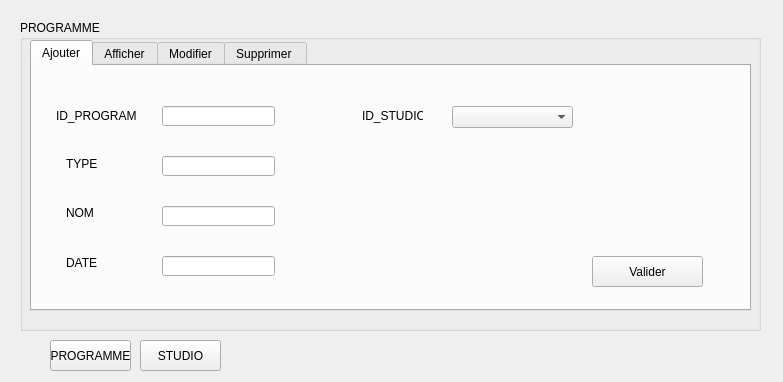
<?xml version="1.0" encoding="UTF-8"?>
<ui version="4.0">
 <class>logistic</class>
 <widget class="QDialog" name="logistic">
  <property name="geometry">
   <rect>
    <x>0</x>
    <y>0</y>
    <width>783</width>
    <height>382</height>
   </rect>
  </property>
  <property name="windowTitle">
   <string>Logistic</string>
  </property>
  <widget class="QStackedWidget" name="stackedWidget">
   <property name="geometry">
    <rect>
     <x>10</x>
     <y>10</y>
     <width>751</width>
     <height>321</height>
    </rect>
   </property>
   <property name="currentIndex">
    <number>1</number>
   </property>
   <widget class="QWidget" name="page">
    <widget class="QGroupBox" name="groupBox">
     <property name="geometry">
      <rect>
       <x>10</x>
       <y>10</y>
       <width>741</width>
       <height>301</height>
      </rect>
     </property>
     <property name="title">
      <string>Studio</string>
     </property>
     <widget class="QTabWidget" name="tabWidget_logistic">
      <property name="geometry">
       <rect>
        <x>20</x>
        <y>30</y>
        <width>701</width>
        <height>251</height>
       </rect>
      </property>
      <property name="currentIndex">
       <number>2</number>
      </property>
      <widget class="QWidget" name="tab">
       <attribute name="title">
        <string>Ajouter</string>
       </attribute>
       <widget class="QGroupBox" name="groupBox_5">
        <property name="geometry">
         <rect>
          <x>10</x>
          <y>10</y>
          <width>671</width>
          <height>201</height>
         </rect>
        </property>
        <property name="title">
         <string>Ajouter un Studio</string>
        </property>
        <widget class="QLabel" name="label_18">
         <property name="geometry">
          <rect>
           <x>40</x>
           <y>30</y>
           <width>61</width>
           <height>16</height>
          </rect>
         </property>
         <property name="text">
          <string>ID_STUDIO</string>
         </property>
        </widget>
        <widget class="QLabel" name="label_19">
         <property name="geometry">
          <rect>
           <x>40</x>
           <y>80</y>
           <width>51</width>
           <height>16</height>
          </rect>
         </property>
         <property name="text">
          <string>NOM</string>
         </property>
        </widget>
        <widget class="QLabel" name="label_20">
         <property name="geometry">
          <rect>
           <x>340</x>
           <y>70</y>
           <width>71</width>
           <height>16</height>
          </rect>
         </property>
         <property name="text">
          <string>DESCRIPTION</string>
         </property>
        </widget>
        <widget class="QLabel" name="label_21">
         <property name="geometry">
          <rect>
           <x>350</x>
           <y>30</y>
           <width>47</width>
           <height>13</height>
          </rect>
         </property>
         <property name="text">
          <string>NUMERO</string>
         </property>
        </widget>
        <widget class="QLineEdit" name="lineEdit_IDS">
         <property name="geometry">
          <rect>
           <x>130</x>
           <y>30</y>
           <width>113</width>
           <height>20</height>
          </rect>
         </property>
        </widget>
        <widget class="QLineEdit" name="lineEdit_nomst">
         <property name="geometry">
          <rect>
           <x>130</x>
           <y>80</y>
           <width>113</width>
           <height>20</height>
          </rect>
         </property>
        </widget>
        <widget class="QLineEdit" name="lineEdit_ST_numerost">
         <property name="geometry">
          <rect>
           <x>440</x>
           <y>30</y>
           <width>113</width>
           <height>20</height>
          </rect>
         </property>
        </widget>
        <widget class="QLineEdit" name="lineEdit_descriptionst">
         <property name="geometry">
          <rect>
           <x>440</x>
           <y>70</y>
           <width>113</width>
           <height>20</height>
          </rect>
         </property>
        </widget>
        <widget class="QPushButton" name="ajout_studio">
         <property name="geometry">
          <rect>
           <x>250</x>
           <y>140</y>
           <width>131</width>
           <height>31</height>
          </rect>
         </property>
         <property name="text">
          <string>Valider</string>
         </property>
        </widget>
       </widget>
      </widget>
      <widget class="QWidget" name="tab_2">
       <attribute name="title">
        <string>Afficher</string>
       </attribute>
       <widget class="QTableView" name="tableView_studio">
        <property name="geometry">
         <rect>
          <x>20</x>
          <y>30</y>
          <width>531</width>
          <height>192</height>
         </rect>
        </property>
       </widget>
       <widget class="QLabel" name="label_26">
        <property name="geometry">
         <rect>
          <x>310</x>
          <y>0</y>
          <width>41</width>
          <height>21</height>
         </rect>
        </property>
        <property name="text">
         <string>Trier par</string>
        </property>
       </widget>
       <widget class="QComboBox" name="comboBox_triStudio">
        <property name="geometry">
         <rect>
          <x>370</x>
          <y>0</y>
          <width>121</width>
          <height>22</height>
         </rect>
        </property>
       </widget>
       <widget class="QLabel" name="label_29">
        <property name="geometry">
         <rect>
          <x>590</x>
          <y>80</y>
          <width>71</width>
          <height>81</height>
         </rect>
        </property>
        <property name="text">
         <string/>
        </property>
        <property name="pixmap">
         <pixmap>../Load.png</pixmap>
        </property>
       </widget>
      </widget>
      <widget class="QWidget" name="tab_3">
       <attribute name="title">
        <string>Modifier</string>
       </attribute>
       <widget class="QGroupBox" name="groupBox_6">
        <property name="geometry">
         <rect>
          <x>10</x>
          <y>10</y>
          <width>681</width>
          <height>201</height>
         </rect>
        </property>
        <property name="title">
         <string>Modifier studio</string>
        </property>
        <widget class="QLabel" name="label_22">
         <property name="geometry">
          <rect>
           <x>50</x>
           <y>20</y>
           <width>61</width>
           <height>16</height>
          </rect>
         </property>
         <property name="text">
          <string>ID_STUDIO</string>
         </property>
        </widget>
        <widget class="QLabel" name="label_23">
         <property name="geometry">
          <rect>
           <x>50</x>
           <y>60</y>
           <width>51</width>
           <height>16</height>
          </rect>
         </property>
         <property name="text">
          <string>NOM</string>
         </property>
        </widget>
        <widget class="QLabel" name="label_24">
         <property name="geometry">
          <rect>
           <x>370</x>
           <y>60</y>
           <width>71</width>
           <height>16</height>
          </rect>
         </property>
         <property name="text">
          <string>DESCRIPTION</string>
         </property>
        </widget>
        <widget class="QLabel" name="label_25">
         <property name="geometry">
          <rect>
           <x>380</x>
           <y>20</y>
           <width>47</width>
           <height>13</height>
          </rect>
         </property>
         <property name="text">
          <string>NUMERO</string>
         </property>
        </widget>
        <widget class="QPushButton" name="modifier_studio">
         <property name="geometry">
          <rect>
           <x>234</x>
           <y>140</y>
           <width>131</width>
           <height>31</height>
          </rect>
         </property>
         <property name="text">
          <string>Modifier</string>
         </property>
        </widget>
        <widget class="QLineEdit" name="lineEdit_IDS_2">
         <property name="geometry">
          <rect>
           <x>140</x>
           <y>20</y>
           <width>113</width>
           <height>20</height>
          </rect>
         </property>
         <property name="readOnly">
          <bool>true</bool>
         </property>
        </widget>
        <widget class="QLineEdit" name="lineEdit_nomst_2">
         <property name="geometry">
          <rect>
           <x>140</x>
           <y>60</y>
           <width>113</width>
           <height>20</height>
          </rect>
         </property>
        </widget>
        <widget class="QLineEdit" name="lineEdit_ST_numerost_2">
         <property name="geometry">
          <rect>
           <x>480</x>
           <y>10</y>
           <width>113</width>
           <height>20</height>
          </rect>
         </property>
        </widget>
        <widget class="QLineEdit" name="lineEdit_descriptionst_2">
         <property name="geometry">
          <rect>
           <x>480</x>
           <y>60</y>
           <width>113</width>
           <height>20</height>
          </rect>
         </property>
        </widget>
       </widget>
      </widget>
      <widget class="QWidget" name="tab_4">
       <attribute name="title">
        <string>Supprimer </string>
       </attribute>
       <widget class="QGroupBox" name="groupBox_7">
        <property name="geometry">
         <rect>
          <x>20</x>
          <y>10</y>
          <width>651</width>
          <height>201</height>
         </rect>
        </property>
        <property name="title">
         <string/>
        </property>
        <widget class="QPushButton" name="supprimer_studio">
         <property name="geometry">
          <rect>
           <x>270</x>
           <y>130</y>
           <width>111</width>
           <height>31</height>
          </rect>
         </property>
         <property name="text">
          <string>Supprimer</string>
         </property>
        </widget>
        <widget class="QLabel" name="label_2">
         <property name="geometry">
          <rect>
           <x>140</x>
           <y>90</y>
           <width>101</width>
           <height>16</height>
          </rect>
         </property>
         <property name="text">
          <string>Identifiant du Studio</string>
         </property>
        </widget>
        <widget class="QLabel" name="label_28">
         <property name="geometry">
          <rect>
           <x>450</x>
           <y>40</y>
           <width>101</width>
           <height>91</height>
          </rect>
         </property>
         <property name="text">
          <string/>
         </property>
         <property name="pixmap">
          <pixmap>../delete1.png</pixmap>
         </property>
        </widget>
        <widget class="QComboBox" name="supprimer_studio_2">
         <property name="geometry">
          <rect>
           <x>250</x>
           <y>90</y>
           <width>151</width>
           <height>22</height>
          </rect>
         </property>
        </widget>
       </widget>
      </widget>
     </widget>
    </widget>
   </widget>
   <widget class="QWidget" name="page_2">
    <widget class="QGroupBox" name="groupBox_2">
     <property name="geometry">
      <rect>
       <x>10</x>
       <y>10</y>
       <width>741</width>
       <height>311</height>
      </rect>
     </property>
     <property name="title">
      <string>PROGRAMME</string>
     </property>
     <widget class="QTabWidget" name="tabWidget_programme">
      <property name="geometry">
       <rect>
        <x>10</x>
        <y>20</y>
        <width>721</width>
        <height>271</height>
       </rect>
      </property>
      <property name="currentIndex">
       <number>0</number>
      </property>
      <widget class="QWidget" name="tab_5">
       <attribute name="title">
        <string>Ajouter</string>
       </attribute>
       <widget class="QLabel" name="label_4">
        <property name="geometry">
         <rect>
          <x>34</x>
          <y>90</y>
          <width>61</width>
          <height>16</height>
         </rect>
        </property>
        <property name="text">
         <string>TYPE</string>
        </property>
       </widget>
       <widget class="QLabel" name="label_3">
        <property name="geometry">
         <rect>
          <x>24</x>
          <y>40</y>
          <width>81</width>
          <height>20</height>
         </rect>
        </property>
        <property name="text">
         <string>ID_PROGRAMME</string>
        </property>
       </widget>
       <widget class="QLabel" name="label_6">
        <property name="geometry">
         <rect>
          <x>34</x>
          <y>190</y>
          <width>47</width>
          <height>13</height>
         </rect>
        </property>
        <property name="text">
         <string>DATE</string>
        </property>
       </widget>
       <widget class="QLabel" name="label_5">
        <property name="geometry">
         <rect>
          <x>34</x>
          <y>140</y>
          <width>47</width>
          <height>13</height>
         </rect>
        </property>
        <property name="text">
         <string>NOM</string>
        </property>
       </widget>
       <widget class="QLabel" name="label_12">
        <property name="geometry">
         <rect>
          <x>330</x>
          <y>40</y>
          <width>61</width>
          <height>20</height>
         </rect>
        </property>
        <property name="text">
         <string>ID_STUDIO</string>
        </property>
       </widget>
       <widget class="QPushButton" name="ajouter_prog">
        <property name="geometry">
         <rect>
          <x>560</x>
          <y>190</y>
          <width>111</width>
          <height>31</height>
         </rect>
        </property>
        <property name="text">
         <string>Valider</string>
        </property>
       </widget>
       <widget class="QLineEdit" name="lineEdit_idprog">
        <property name="geometry">
         <rect>
          <x>130</x>
          <y>40</y>
          <width>113</width>
          <height>20</height>
         </rect>
        </property>
       </widget>
       <widget class="QLineEdit" name="lineEdit_typeprog">
        <property name="geometry">
         <rect>
          <x>130</x>
          <y>90</y>
          <width>113</width>
          <height>20</height>
         </rect>
        </property>
       </widget>
       <widget class="QLineEdit" name="lineEdit_nomprog">
        <property name="geometry">
         <rect>
          <x>130</x>
          <y>140</y>
          <width>113</width>
          <height>20</height>
         </rect>
        </property>
       </widget>
       <widget class="QLineEdit" name="lineEdit_dateprog">
        <property name="geometry">
         <rect>
          <x>130</x>
          <y>190</y>
          <width>113</width>
          <height>20</height>
         </rect>
        </property>
       </widget>
       <widget class="QComboBox" name="comboBox_idst">
        <property name="geometry">
         <rect>
          <x>420</x>
          <y>40</y>
          <width>121</width>
          <height>22</height>
         </rect>
        </property>
       </widget>
      </widget>
      <widget class="QWidget" name="tab_6">
       <attribute name="title">
        <string>Afficher</string>
       </attribute>
       <widget class="QTableView" name="tableView_prog">
        <property name="geometry">
         <rect>
          <x>20</x>
          <y>30</y>
          <width>531</width>
          <height>211</height>
         </rect>
        </property>
       </widget>
       <widget class="QLabel" name="label_31">
        <property name="geometry">
         <rect>
          <x>600</x>
          <y>70</y>
          <width>71</width>
          <height>81</height>
         </rect>
        </property>
        <property name="text">
         <string/>
        </property>
        <property name="pixmap">
         <pixmap>../Load.png</pixmap>
        </property>
       </widget>
       <widget class="QPushButton" name="PDF">
        <property name="geometry">
         <rect>
          <x>580</x>
          <y>192</y>
          <width>121</width>
          <height>31</height>
         </rect>
        </property>
        <property name="text">
         <string>PDF</string>
        </property>
       </widget>
       <widget class="QPushButton" name="afficher_prog">
        <property name="geometry">
         <rect>
          <x>580</x>
          <y>160</y>
          <width>121</width>
          <height>23</height>
         </rect>
        </property>
        <property name="text">
         <string>afficher</string>
        </property>
       </widget>
      </widget>
      <widget class="QWidget" name="tab_7">
       <attribute name="title">
        <string>Modifier</string>
       </attribute>
       <widget class="QGroupBox" name="groupBox_3">
        <property name="geometry">
         <rect>
          <x>10</x>
          <y>10</y>
          <width>671</width>
          <height>231</height>
         </rect>
        </property>
        <property name="title">
         <string>Modifier un Programme</string>
        </property>
        <widget class="QLabel" name="label_13">
         <property name="geometry">
          <rect>
           <x>54</x>
           <y>80</y>
           <width>61</width>
           <height>16</height>
          </rect>
         </property>
         <property name="text">
          <string>TYPE</string>
         </property>
        </widget>
        <widget class="QLabel" name="label_14">
         <property name="geometry">
          <rect>
           <x>44</x>
           <y>30</y>
           <width>81</width>
           <height>20</height>
          </rect>
         </property>
         <property name="text">
          <string>ID_PROGRAMME</string>
         </property>
        </widget>
        <widget class="QLabel" name="label_15">
         <property name="geometry">
          <rect>
           <x>54</x>
           <y>200</y>
           <width>47</width>
           <height>13</height>
          </rect>
         </property>
         <property name="text">
          <string>DATE</string>
         </property>
        </widget>
        <widget class="QLabel" name="label_16">
         <property name="geometry">
          <rect>
           <x>54</x>
           <y>140</y>
           <width>47</width>
           <height>13</height>
          </rect>
         </property>
         <property name="text">
          <string>NOM</string>
         </property>
        </widget>
        <widget class="QLabel" name="label_17">
         <property name="geometry">
          <rect>
           <x>320</x>
           <y>30</y>
           <width>61</width>
           <height>20</height>
          </rect>
         </property>
         <property name="text">
          <string>ID_STUDIO</string>
         </property>
        </widget>
        <widget class="QLineEdit" name="id_prog_edit">
         <property name="geometry">
          <rect>
           <x>150</x>
           <y>30</y>
           <width>113</width>
           <height>20</height>
          </rect>
         </property>
         <property name="readOnly">
          <bool>true</bool>
         </property>
        </widget>
        <widget class="QLineEdit" name="type_prog_edit">
         <property name="geometry">
          <rect>
           <x>150</x>
           <y>80</y>
           <width>113</width>
           <height>20</height>
          </rect>
         </property>
        </widget>
        <widget class="QLineEdit" name="nom_prog_edit">
         <property name="geometry">
          <rect>
           <x>150</x>
           <y>140</y>
           <width>113</width>
           <height>20</height>
          </rect>
         </property>
        </widget>
        <widget class="QLineEdit" name="date_prog_edit">
         <property name="geometry">
          <rect>
           <x>150</x>
           <y>200</y>
           <width>113</width>
           <height>20</height>
          </rect>
         </property>
        </widget>
        <widget class="QLineEdit" name="id_studiop_edit">
         <property name="geometry">
          <rect>
           <x>390</x>
           <y>30</y>
           <width>113</width>
           <height>20</height>
          </rect>
         </property>
         <property name="readOnly">
          <bool>true</bool>
         </property>
        </widget>
        <widget class="QPushButton" name="modifier_prog">
         <property name="geometry">
          <rect>
           <x>390</x>
           <y>170</y>
           <width>141</width>
           <height>31</height>
          </rect>
         </property>
         <property name="text">
          <string>Valider</string>
         </property>
        </widget>
       </widget>
      </widget>
      <widget class="QWidget" name="tab_8">
       <attribute name="title">
        <string>Supprimer </string>
       </attribute>
       <widget class="QGroupBox" name="groupBox_4">
        <property name="geometry">
         <rect>
          <x>20</x>
          <y>20</y>
          <width>651</width>
          <height>211</height>
         </rect>
        </property>
        <property name="title">
         <string/>
        </property>
        <widget class="QLabel" name="label">
         <property name="geometry">
          <rect>
           <x>150</x>
           <y>80</y>
           <width>131</width>
           <height>16</height>
          </rect>
         </property>
         <property name="text">
          <string>Identifiant du Programme</string>
         </property>
        </widget>
        <widget class="QPushButton" name="supprimer_prog">
         <property name="geometry">
          <rect>
           <x>310</x>
           <y>130</y>
           <width>91</width>
           <height>31</height>
          </rect>
         </property>
         <property name="text">
          <string>Supprimer</string>
         </property>
        </widget>
        <widget class="QLabel" name="label_27">
         <property name="geometry">
          <rect>
           <x>460</x>
           <y>40</y>
           <width>101</width>
           <height>91</height>
          </rect>
         </property>
         <property name="text">
          <string/>
         </property>
         <property name="pixmap">
          <pixmap>../delete1.png</pixmap>
         </property>
        </widget>
        <widget class="QComboBox" name="supprimer_programme">
         <property name="geometry">
          <rect>
           <x>300</x>
           <y>80</y>
           <width>101</width>
           <height>22</height>
          </rect>
         </property>
        </widget>
       </widget>
      </widget>
     </widget>
    </widget>
   </widget>
  </widget>
  <widget class="QPushButton" name="studio">
   <property name="geometry">
    <rect>
     <x>140</x>
     <y>340</y>
     <width>81</width>
     <height>31</height>
    </rect>
   </property>
   <property name="text">
    <string>STUDIO</string>
   </property>
  </widget>
  <widget class="QPushButton" name="programme">
   <property name="geometry">
    <rect>
     <x>50</x>
     <y>340</y>
     <width>81</width>
     <height>31</height>
    </rect>
   </property>
   <property name="text">
    <string>PROGRAMME</string>
   </property>
  </widget>
 </widget>
 <resources/>
 <connections/>
</ui>
